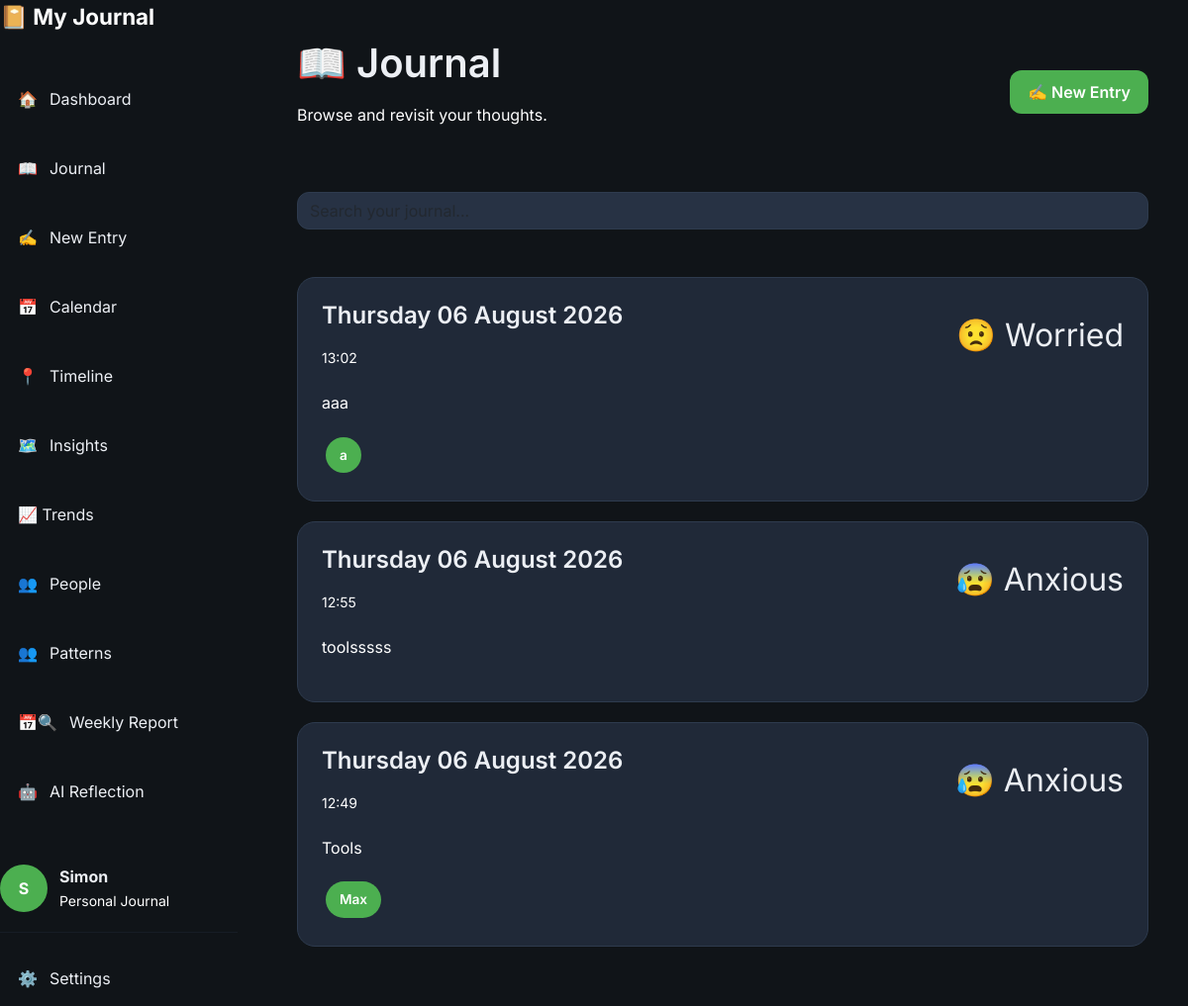
The page /journal (signed in) on the database its author committed.
### models/user.py (models this page shows, shortened)
class User(UserMixin, db.Model):
    id = db.Column(
        db.Integer,
        primary_key=True
    )
    username = db.Column(
        db.String(100),
        unique=True,
        nullable=False
    )
    display_name = db.Column(
    db.String(50),
    nullable=True
    )
    password_hash = db.Column(
        db.String(255),
        nullable=False
    )
    entries = db.relationship(
    "Entry",
    backref="author",
    lazy=True,
    cascade="all, delete-orphan"
)

### models/entry.py (models this page shows)
class Entry(db.Model):
    __tablename__ = "entry"
    id = db.Column(
        db.Integer,
        primary_key=True
    )
    tags = db.Column(
        db.String(500),
        nullable=True
    )
    mood_score = db.Column(
        db.Integer,
        nullable=False
    )
    content = db.Column(
        db.Text,
        nullable=False
    )
    created_at = db.Column(
        db.DateTime,
        default=datetime.utcnow
    )
    user_id = db.Column(
        db.Integer,
        db.ForeignKey("user.id"),
        nullable=False
    )
    is_timeline_event = db.Column(
    db.Boolean,
    default=False,
    nullable=False
    )
    people = db.relationship(
    "Person",
    secondary=entry_people,
    back_populates="entries"
    )
    relationship_score = db.Column(
    db.Integer
    )

### routes/journal.py (the view)
@journal_bp.route("/journal")
@login_required
def journal():
    entries = get_all_entries(current_user)
    return render_template(
        "journal.html",
        entries=entries,
        moods = MOODS
    )

### routes/auth.py (called while the page is built)
@login_manager.user_loader
def load_user(user_id):
    return User.query.get(int(user_id))

### services/journal_helper.py (called while the page is built)
def get_all_entries(user):
    return (
        Entry.query
        .filter_by(user_id=user.id)
        .order_by(Entry.created_at.desc())
        .all()
    )

### templates/journal.html (shortened to what this page needs)
{% extends "base.html" %}
{% block content %}
<div class="content-wrapper">
    <div class="d-flex justify-content-between align-items-center mb-5">
        <div>
            <h1>📖 Journal</h1>
            <p class="text-muted">
                Browse and revisit your thoughts.
            </p>
        </div>
        <a href="{{ url_for('journal.new_entry') }}"
           class="btn btn-primary">
            ✍️ New Entry
        </a>
    </div>
    <form action="{{ url_for('journal.search') }}"
          method="GET"
          class="mb-5">
        <input
            class="form-control"
            type="search"
            name="q"
            placeholder="Search your journal...">
    </form>
    {% if entries %}
        {% for entry in entries %}
        <a href="{{ url_for('journal.view_entry',
                            entry_id=entry.id) }}"
           class="entry-card">
            <div class="entry-header">
                <div>
                    <h4>
                        {{ entry.created_at.strftime('%A %d %B %Y') }}
                    </h4>
                    <small>
                        {{ entry.created_at.strftime('%H:%M') }}
                    </small>
                </div>
                <div class="mood-icon">
                    {{ moods[entry.mood_score].emoji }}
                    {{ moods[entry.mood_score].name }}
                </div>
            </div>
            <p class="entry-preview">
                {{ entry.content[:180] }}
            </p>
            {% if entry.tags %}
            <div class="mt-3">
                {% for tag in entry.tags.split(",") %}
                    <span class="tag">
                        {{ tag.strip() }}
                    </span>
                {% endfor %}
            </div>
            {% endif %}
        </a>
        {% endfor %}
    {% endif %}
</div>
{% endblock %}

### templates/base.html (shortened to what this page needs)
<!DOCTYPE html>
<html lang="en">
<head>
    <link href="https://cdn.jsdelivr.net/npm/bootstrap@5.3.3/dist/css/bootstrap.min.css"
          rel="stylesheet">
    <link rel="stylesheet"
          href="{{ url_for('static', filename='css/variables.css') }}">
    <link rel="stylesheet"
          href="{{ url_for('static', filename='css/layout.css') }}">
    <link rel="stylesheet"
          href="{{ url_for('static', filename='css/components.css') }}">
    <link rel="stylesheet"
          href="{{ url_for('static', filename='css/style.css') }}">
    <link rel="stylesheet"
      href="{{ url_for('static', filename='css/trends.css') }}">
    <link rel="stylesheet"
      href="{{ url_for('static', filename='css/people.css') }}">
    <link rel="stylesheet"
      href="{{ url_for('static', filename='css/patterns.css') }}">
    <link rel="stylesheet"
      href="{{ url_for('static', filename='css/therapy.css') }}">
</head>
<body>
{% if current_user.is_authenticated %}
<div class="app-layout">
    <aside class="sidebar">
        <div class="sidebar-header">
            <a href="{{ url_for('dashboard.dashboard') }}"
               class="logo">
                📔
                <span>My Journal</span>
            </a>
        </div>
        <nav class="sidebar-nav">
            <a href="{{ url_for('dashboard.dashboard') }}"
               class="nav-item {% if request.endpoint == 'dashboard.dashboard' %}active{% endif %}">
                🏠
                <span>Dashboard</span>
            </a>
            <a href="{{ url_for('journal.journal') }}"
               class="nav-item {% if request.endpoint == 'journal.journal' %}active{% endif %}">
                📖
                <span>Journal</span>
            </a>
            <a href="{{ url_for('journal.new_entry') }}"
               class="nav-item {% if request.endpoint == 'journal.new_entry' %}active{% endif %}">
                ✍️
                <span>New Entry</span>
            </a>
            <a href="{{ url_for('calendar.calendar') }}"
               class="nav-item {% if request.endpoint == 'calendar.calendar' %}active{% endif %}">
                📅
                <span>Calendar</span>
            </a>
            <a href="{{ url_for('timeline.timeline') }}"
               class="nav-item {% if request.endpoint == 'timeline.timeline' %}active{% endif %}">
                📍
                <span>Timeline</span>
            </a>
            <a href="{{ url_for('insights.insights') }}"
               class="nav-item {% if request.endpoint == 'insights.insights' %}active{% endif %}">
                🗺️
                <span>Insights</span>
            </a>
            <a href="{{ url_for('trends.trends') }}" class="nav-item">
                <span>📈 Trends</span>
            </a>
            <a href="{{ url_for('people.people') }}" class="nav-item">
                    👥
                    <span>People</span>
            </a>
            <a href="{{ url_for('patterns.patterns') }}" class="nav-item">
                    👥
                    <span>Patterns</span>
            </a>
            <a href="{{ url_for('weekly_review.weekly_review') }}" class="nav-item">
                    📅🔍
                    <span>Weekly Report</span>
            </a>
            <a href="{{ url_for('reflection.reflection') }}" class="nav-item">
                🤖
                <span>AI Reflection</span>
            </a>
        </nav>
        <div class="sidebar-footer">
            <div class="user-card">
                <div class="avatar">
                    {{ (current_user.display_name or current_user.username)[0]|upper }}
                </div>
                <div>
                    <strong>
                        {{ current_user.display_name or current_user.username }}
                    </strong>
                    <br>
                    <small>Personal Journal</small>
                </div>
            </div>
            <hr>
            <a href="{{ url_for('settings.settings') }}"
               class="nav-item">
                ⚙️
                <span>Settings</span>
            </a>
        </div>
    </aside>
    <main class="main-content">
        {% block content %}
        {% endblock %}
    </main>
</div>
{% endif %}
</body>
</html>

### static/css/variables.css (style rules this page uses)
:root { --bg:#101418; --sidebar:#18212d; --card:#202938; --card-hover:#293548; --input:#273244; --text:#ECEFF4; --muted:#ffffff; --text-muted:#ffffff; --heading:#FFFFFF; --accent:#4CAF50; --accent-hover:#43A047; --accent-light:#6FCF70; --success:#22C55E; --warning:#F59E0B; --danger:#EF4444; --info:#3B82F6; --border:#2E3B4E; --shadow-small: 0 4px 12px rgba(0,0,0,.15); --shadow-medium: 0 10px 25px rgba(0,0,0,.25); --shadow-large: 0 20px 40px rgba(0,0,0,.35); --radius-small:8px; --radius-medium:14px; --radius-large:20px; --radius-round:999px; --space-xs:6px; --space-sm:12px; --space-md:20px; --space-lg:32px; --space-xl:48px; --sidebar-width:260px; --transition-fast:.15s ease; --transition:.25s ease; --transition-slow:.4s ease; }

### static/css/layout.css (style rules this page uses)
body { margin:0; padding:0; min-height:100vh; background:var(--bg); color:var(--text); }
.app-layout { display:flex; min-height:100vh; }
.sidebar { position: fixed; top: 0; left: 0; bottom: 0; width: 260px; overflow-y: auto; overflow-x: hidden; }
.sidebar-header { margin-bottom:40px; }
.sidebar-nav { display:flex; flex-direction:column; gap:10px; flex:1; }
.sidebar-footer { margin-top:40px; }
.main-content { flex:1; margin-left:260px; padding:40px; overflow-y:auto; }
.sidebar { width:240px; transition:.3s; }
.content-wrapper { max-width:1200px; margin:auto; }

### static/css/components.css (style rules this page uses)
.btn { border-radius:12px; padding:10px 18px; font-weight:600; transition:.2s; }
.btn-primary { background:var(--accent); border:none; color:white; }
.form-control, .form-select { background:#273244; border:1px solid var(--border); color:var(--text-muted); border-radius:12px; }
.nav-item { display:flex; align-items:center; gap:12px; padding:14px 18px; margin-bottom:8px; border-radius:12px; text-decoration:none; color:var(--text); transition:.2s; }
.logo { font-size:1.4rem; font-weight:700; text-decoration:none; color:white; }
.user-card { display:flex; align-items:center; gap:12px; margin-top:auto; }
.avatar { width:48px; height:48px; border-radius:50%; background:var(--accent); color:white; display:flex; justify-content:center; align-items:center; font-weight:bold; }

### static/css/style.css (style rules this page uses)
* { box-sizing:border-box; }
body { font-family:'Inter',sans-serif; background:var(--bg); color:var(--text); margin:0; padding:0; overflow-x:hidden; }
h1,h2,h3,h4,h5,h6 { color:var(--text); font-weight:600; margin-bottom:15px; }
p { color:var(--muted); line-height:1.7; }
small { color:var(--muted); }
a { color:inherit; text-decoration:none; }
hr { border:none; border-top:1px solid var(--border); margin:20px 0; }
.tag { display:inline-block; background:var(--accent); color:white; padding:6px 12px; border-radius:30px; margin:3px; font-size:.85rem; }
button, a, .card, input, textarea, select { transition:.2s ease; }
.text-muted { color:var(--muted)!important; }
.entry-card { display:block; background:var(--card); border:1px solid var(--border); border-radius:18px; padding:24px; margin-bottom:20px; transition:.2s; color:inherit; }
.entry-header { display:flex; justify-content:space-between; align-items:center; }
.entry-preview { margin-top:20px; color:var(--muted); line-height:1.8; }
.mood-icon { font-size:2rem; }
.tag { display:inline-block; padding:8px 14px; margin:4px; border-radius:25px; background:var(--accent); color:white; font-size:.85rem; font-weight:600; }

### rows shown on the page
User: display_name+username "S", display_name+username "Simon"
Entry: created_at "Thursday 06 August 2026", created_at "13:02", mood_score "😟", mood_score "Worried", content "aaa", strip "a"
Entry: created_at "Thursday 06 August 2026", created_at "12:55", mood_score "😰", mood_score "Anxious", content "toolsssss"
Entry: created_at "Thursday 06 August 2026", created_at "12:49", mood_score "😰", mood_score "Anxious", content "Tools", strip "Max"
